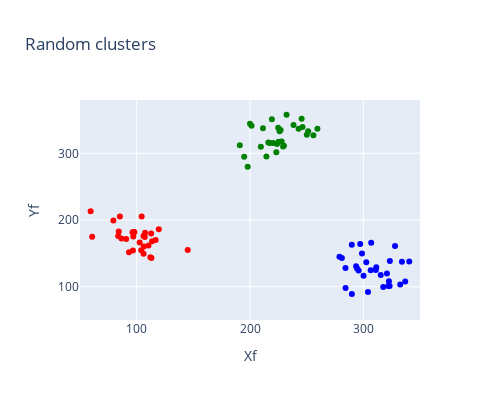

Notebook cell for this chart:
### Code cell
fig.show()

### Figure 1 — Plotly figure (JSON) as saved in the notebook; plotly's stock layout.template omitted (floating-point values rounded to 4 significant figures)
{"data": [{"hovertext": ["red", "red", "red", "red", "red", "red", "red", "red", "red", "red", "red", "red", "red", "red", "red", "red", "red", "red", "red", "red", "red", "red", "red", "red", "red", "red", "red", "red", "red", "red", "green", "green", "green", "green", "green", "green", "green", "green", "green", "green", "green", "green", "green", "green", "green", "green", "green", "green", "green", "green", "green", "green", "green", "green", "green", "green", "green", "green", "green", "green", "blue", "blue", "blue", "blue", "blue", "blue", "blue", "blue", "blue", "blue", "blue", "blue", "blue", "blue", "blue", "blue", "blue", "blue", "blue", "blue", "blue", "blue", "blue", "blue", "blue", "blue", "blue", "blue", "blue", "blue"], "marker": {"color": ["red", "red", "red", "red", "red", "red", "red", "red", "red", "red", "red", "red", "red", "red", "red", "red", "red", "red", "red", "red", "red", "red", "red", "red", "red", "red", "red", "red", "red", "red", "green", "green", "green", "green", "green", "green", "green", "green", "green", "green", "green", "green", "green", "green", "green", "green", "green", "green", "green", "green", "green", "green", "green", "green", "green", "green", "green", "green", "green", "green", "blue", "blue", "blue", "blue", "blue", "blue", "blue", "blue", "blue", "blue", "blue", "blue", "blue", "blue", "blue", "blue", "blue", "blue", "blue", "blue", "blue", "blue", "blue", "blue", "blue", "blue", "blue", "blue", "blue", "blue"]}, "mode": "markers", "type": "scatter", "x": [90.76, 84.19, 112.1, 116.7, 97.94, 104.0, 86.57, 106.3, 112.8, 113.0, 59.39, 106.1, 102.7, 110.4, 107.4, 96.3, 119.5, 104.4, 145.0, 60.73, 83.67, 97.84, 93.25, 107.2, 113.6, 106.0, 97.06, 79.43, 96.73, 85.19, 224.9, 223.2, 198.0, 255.9, 214.5, 251.4, 230.0, 250.1, 227.9, 227.0, 211.4, 217.7, 200.0, 242.9, 238.4, 216.2, 246.3, 229.1, 191.0, 232.3, 259.5, 201.4, 220.5, 245.6, 225.2, 226.1, 194.9, 209.6, 219.3, 223.9, 279.0, 311.0, 300.2, 328.0, 281.1, 284.2, 306.9, 334.0, 315.3, 340.5, 302.6, 332.5, 322.0, 323.2, 317.5, 337.0, 294.5, 297.2, 295.8, 311.4, 323.4, 289.8, 306.5, 284.3, 289.9, 298.8, 322.6, 293.6, 304.1, 320.8], "y": [171.4, 182.9, 144.3, 170.0, 181.8, 154.6, 172.2, 160.1, 179.8, 142.9, 213.1, 149.3, 166.1, 161.7, 180.9, 181.8, 186.1, 205.3, 154.9, 174.8, 176.1, 181.9, 151.6, 174.5, 168.2, 176.1, 175.4, 199.4, 154.2, 205.3, 338.5, 301.8, 279.8, 327.2, 295.4, 333.0, 311.4, 328.0, 317.7, 334.9, 337.6, 315.7, 344.5, 337.0, 342.7, 316.1, 339.6, 310.3, 312.3, 358.0, 337.0, 341.5, 315.6, 351.9, 317.5, 333.2, 295.0, 310.0, 351.1, 314.1, 144.8, 125.2, 116.2, 161.0, 143.1, 128.0, 165.7, 137.3, 117.6, 137.6, 136.7, 103.1, 100.9, 101.0, 99.51, 107.8, 127.1, 163.9, 124.1, 129.0, 138.4, 162.8, 124.5, 97.89, 89.12, 149.9, 108.2, 130.6, 91.98, 119.7]}], "layout": {"height": 400, "title": {"text": "Random clusters"}, "width": 500, "xaxis": {"range": [50, 350], "title": {"text": "Xf"}, "type": "linear"}, "yaxis": {"range": [50, 380], "title": {"text": "Yf"}, "type": "linear"}}}
